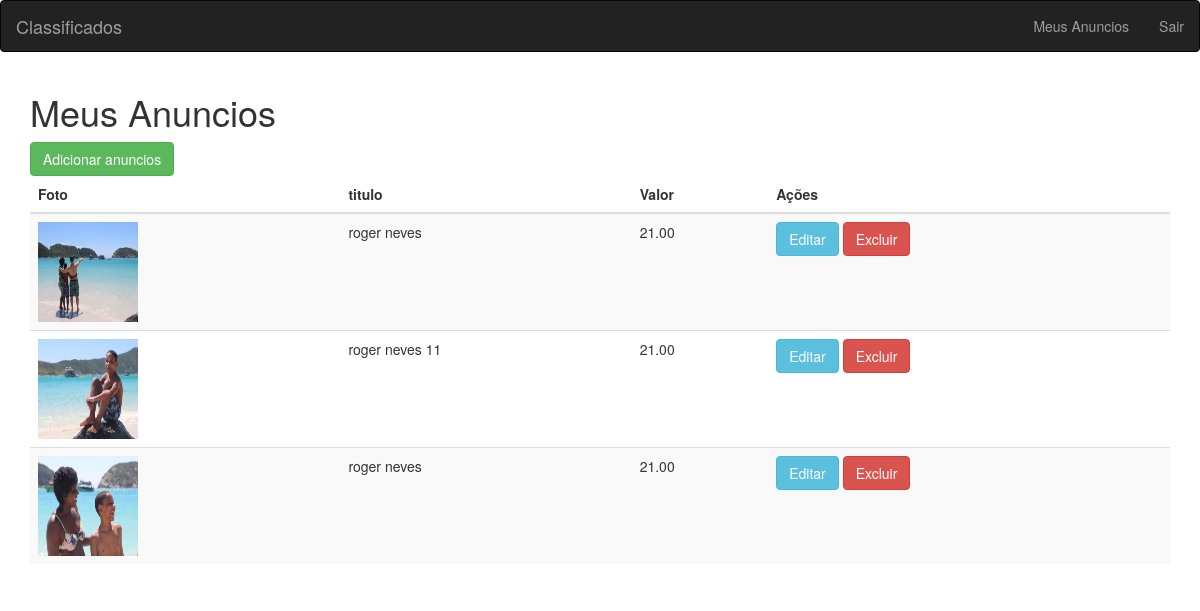
The app's page /meus-anuncios.php (signed in) with its own data.
### tables this page shows
CREATE TABLE IF NOT EXISTS `anuncios` (
  `id` int(10) unsigned NOT NULL AUTO_INCREMENT,
  `id_categoria` int(11) NOT NULL,
  `titulo` varchar(100) NOT NULL DEFAULT '',
  `valor` float NOT NULL DEFAULT '0',
  `id_usuario` int(11) NOT NULL,
  `descricao` text,
  `estado` int(11) DEFAULT NULL,
  PRIMARY KEY (`id`),
  UNIQUE KEY `id` (`id`)
);

### classes/anuncios.class.php (called while the page is built, shortened)
<?php
class Anuncios{
    public function getMeusAnuncios(){
    global $pdo;
    $array = array();
        $sql = $pdo->prepare("SELECT
        *,
        (select anuncios_imagens.url from anuncios_imagens where anuncios_imagens.id_anuncio
        = anuncios.id limit 1) as url from anuncios
        WHERE id_usuario = :id_usuario");
        $sql->bindValue(":id_usuario",$_SESSION['cLogin']);
        $sql->execute();
    if ($sql->rowCount() > 0){
        $array = $sql->fetchAll();
    }
    return $array;
    }
}

### meus-anuncios.php (the view, shortened to what this page needs)
<?php
require 'pages/header.php';
?>
<div class="container">
        <h1>Meus Anuncios</h1>
        <a href="add-anuncios.php" class="btn btn-success">Adicionar anuncios</a>
    <table class="table table-striped">
        <thead>
            <tr>
                <th>Foto</th>
                <th>titulo</th>
                <th>Valor</th>
                <th>Ações</th>
            </tr>
        </thead>
        <tbody>
        <?php
        require 'classes/anuncios.class.php';
            $a = new Anuncios();
            $anuncios = $a->getMeusAnuncios();
            foreach($anuncios as $anuncio){
            $img  = ($anuncio['url'] == "" ? "default.png" :$anuncio['url'] )
        ?>
            <tr>
                <td><img src="assets/images/anuncios/<?php echo $img ?>" width="100px" height="100px"alt=""></td>
                <td><?php echo $anuncio['titulo'] ?></td>
                <td><?php echo number_format($anuncio['valor'],2) ?></td>
                <td><a class="btn btn-info" href="editar-anuncio.php?id=<?php echo $anuncio['id'] ?>">Editar</a>
                    <a class="btn btn-danger" href="excluir-anuncio.php?id=<?php echo $anuncio['id'] ?>">Excluir</a>
                </td>
        </tr>
        <?php } ?>
        </tbody>
    </table>
</div>
<?php require 'pages/footer.php' ?>

### pages/header.php (shortened to what this page needs)
<!DOCTYPE html>
<html lang="en">
<head>
    <link rel="stylesheet" href="https://maxcdn.bootstrapcdn.com/bootstrap/3.4.1/css/bootstrap.min.css">
  <link rel="stylesheet" href="assets/css/style.css">
</head>
<body>
    <nav class="navbar navbar-inverse">
        <div class="container-fluid">
            <div class="navbar-header">
                <a href="./" class="navbar-brand">Classificados</a>
            </div>
                <ul class="nav navbar-nav navbar-right">
                    <?php if(!isset($_SESSION['cloginb']) && !empty($_SESSION['cLogin'])): ?>
                        <li><a href="meus-anuncios.php">Meus Anuncios</a></li>
                        <li><a href="sair.php">Sair</a></li>
                    <?php else: ?>
                        <li><a href="cadastre-se.php">Cadastre-se</a></li>
                        <li><a href="login.php">Login</a></li>
                    <?php endif ;?>
                </ul>
        </div>
    </nav>

### pages/footer.php (shortened to what this page needs)
</body>
</html>

### records on screen
anuncios: shows a picture, titulo "roger neves", valor "21.00"
anuncios: shows a picture, titulo "roger neves 11", valor "21.00"
anuncios: shows a picture, titulo "roger neves", valor "21.00"
